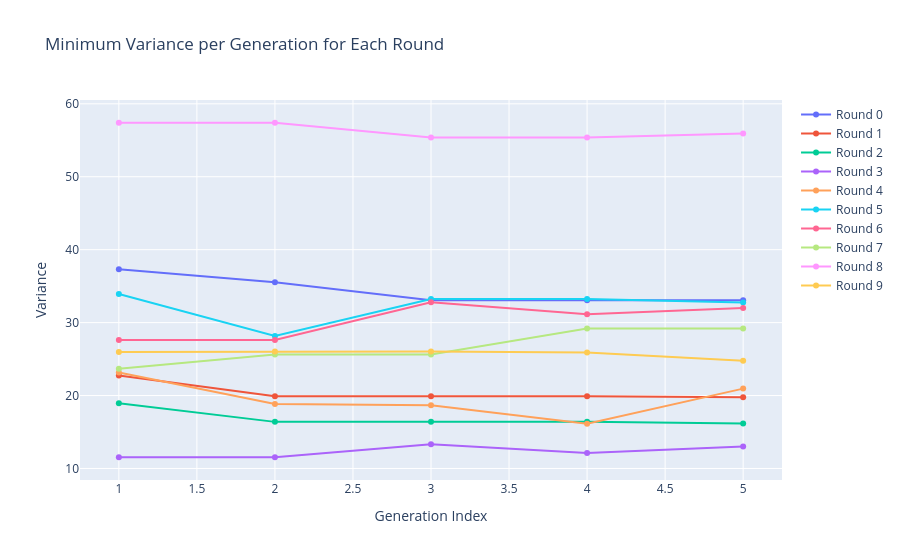

Write notebook code for a chart like this one.
### Code cell
import plotly.graph_objects as go
import pandas as pd

# Example data (replace with your own)
data = VARIANCES
for item in data:
    print(item)

# Convert to DataFrame for easy grouping
df = pd.DataFrame(data, columns=["round_idx", "gen_idx", "bitstring", "variance"])

# For each round & generation, find the row with minimum variance
df_min = df.loc[df.groupby(["round_idx", "gen_idx"])["variance"].idxmin()]

# Create interactive plot
fig = go.Figure()

for round_val, group in df_min.groupby("round_idx"):
    print(group)
    fig.add_trace(
        go.Scatter(
            x=group["gen_idx"],
            y=group["variance"],
            mode="lines+markers",
            name=f"Round {round_val}",
            text=[f"Bitstring: {b}" for b in group["bitstring"]],
            hovertemplate="Gen: %{x}<br>Variance: %{y}<br>%{text}"
        )
    )

fig.update_layout(
    title="Minimum Variance per Generation for Each Round",
    xaxis_title="Generation Index",
    yaxis_title="Variance",
    hovermode="closest"
)

fig.show()

### Figure 1 — Plotly figure (JSON) as saved in the notebook; plotly's stock layout.template omitted (floating-point values rounded to 4 significant figures)
{"data": [{"hovertemplate": "Gen: %{x}<br>Variance: %{y}<br>%{text}", "mode": "lines+markers", "name": "Round 0", "text": ["Bitstring: 101011101101101100110010000101", "Bitstring: 011111001001111110101011110011", "Bitstring: 001111011001111110101001000111", "Bitstring: 001111011001111110101001000111", "Bitstring: 001111011001111110101001000111"], "type": "scatter", "x": [1, 2, 3, 4, 5], "y": [37.3, 35.53, 33.05, 33.05, 33.05]}, {"hovertemplate": "Gen: %{x}<br>Variance: %{y}<br>%{text}", "mode": "lines+markers", "name": "Round 1", "text": ["Bitstring: 100110011110111111001010101001", "Bitstring: 000110001011101010100110011110", "Bitstring: 000110001011101010100110011110", "Bitstring: 000110001011101010100110011110", "Bitstring: 011101011001011110101001010101"], "type": "scatter", "x": [1, 2, 3, 4, 5], "y": [22.75, 19.9, 19.9, 19.9, 19.76]}, {"hovertemplate": "Gen: %{x}<br>Variance: %{y}<br>%{text}", "mode": "lines+markers", "name": "Round 2", "text": ["Bitstring: 000110000001010100100001011000", "Bitstring: 000010001010010100000001011000", "Bitstring: 000010001010010100000001011000", "Bitstring: 000010001010010100000001011000", "Bitstring: 000010001011100100000001011000"], "type": "scatter", "x": [1, 2, 3, 4, 5], "y": [18.94, 16.39, 16.39, 16.39, 16.16]}, {"hovertemplate": "Gen: %{x}<br>Variance: %{y}<br>%{text}", "mode": "lines+markers", "name": "Round 3", "text": ["Bitstring: 000000100001111010010111101001", "Bitstring: 000000100001111010010111101001", "Bitstring: 000110001100101010011001000110", "Bitstring: 000000100001100000101001000011", "Bitstring: 000011011000000100101001010011"], "type": "scatter", "x": [1, 2, 3, 4, 5], "y": [11.54, 11.54, 13.32, 12.11, 13.0]}, {"hovertemplate": "Gen: %{x}<br>Variance: %{y}<br>%{text}", "mode": "lines+markers", "name": "Round 4", "text": ["Bitstring: 001011110000010111000011000111", "Bitstring: 011100001011100101100001000111", "Bitstring: 111000001011100110110111000011", "Bitstring: 010011101001000010110011000011", "Bitstring: 110010101001000010001101010000"], "type": "scatter", "x": [1, 2, 3, 4, 5], "y": [23.17, 18.84, 18.67, 16.13, 20.95]}, {"hovertemplate": "Gen: %{x}<br>Variance: %{y}<br>%{text}", "mode": "lines+markers", "name": "Round 5", "text": ["Bitstring: 001010001001101101101011000001", "Bitstring: 000000100001110000101111011011", "Bitstring: 010000000001110000101111011011", "Bitstring: 010000000001110000101111011011", "Bitstring: 010000000001110001101101000101"], "type": "scatter", "x": [1, 2, 3, 4, 5], "y": [33.93, 28.16, 33.24, 33.24, 32.75]}, {"hovertemplate": "Gen: %{x}<br>Variance: %{y}<br>%{text}", "mode": "lines+markers", "name": "Round 6", "text": ["Bitstring: 110010101101100100110101011011", "Bitstring: 110010101101100100110101011011", "Bitstring: 111000100100110011101101000100", "Bitstring: 010110000001110111100111101001", "Bitstring: 001100001001100010111101000110"], "type": "scatter", "x": [1, 2, 3, 4, 5], "y": [27.61, 27.61, 32.8, 31.14, 32.0]}, {"hovertemplate": "Gen: %{x}<br>Variance: %{y}<br>%{text}", "mode": "lines+markers", "name": "Round 7", "text": ["Bitstring: 010110100101011010010011001000", "Bitstring: 010111000101011010010011001001", "Bitstring: 010111000101011010010011001001", "Bitstring: 010110000101011001100011010011", "Bitstring: 010110000101011001100011010011"], "type": "scatter", "x": [1, 2, 3, 4, 5], "y": [23.68, 25.64, 25.64, 29.18, 29.18]}, {"hovertemplate": "Gen: %{x}<br>Variance: %{y}<br>%{text}", "mode": "lines+markers", "name": "Round 8", "text": ["Bitstring: 111100011111110000101001001101", "Bitstring: 111100011111110000101001001101", "Bitstring: 000101100010000000111001111011", "Bitstring: 000101100010000000111001111011", "Bitstring: 110001010110110010000001001111"], "type": "scatter", "x": [1, 2, 3, 4, 5], "y": [57.4, 57.4, 55.37, 55.37, 55.91]}, {"hovertemplate": "Gen: %{x}<br>Variance: %{y}<br>%{text}", "mode": "lines+markers", "name": "Round 9", "text": ["Bitstring: 110010001111010010001001100100", "Bitstring: 001111001010011000010001001000", "Bitstring: 001111001010011000010001001000", "Bitstring: 001111001011111000010001011000", "Bitstring: 001111001011101000010001011000"], "type": "scatter", "x": [1, 2, 3, 4, 5], "y": [25.97, 26.04, 26.04, 25.9, 24.76]}], "layout": {"hovermode": "closest", "title": {"text": "Minimum Variance per Generation for Each Round"}, "xaxis": {"title": {"text": "Generation Index"}}, "yaxis": {"title": {"text": "Variance"}}}}
